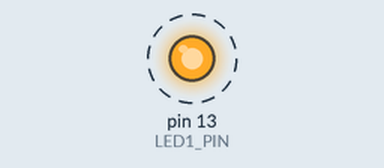
This sketch was run on a simulated Arduino Uno, built with avr-gcc and run on an emulated ATmega328P. Parts: output pins drawn as LEDs (lit = HIGH). Dashed ring = blinking. What the sketch prints to the serial monitor is not drawn.

Above: at 0.5 s.
Timing chart, 0 to 4.1 s (numbered marks = the images above):
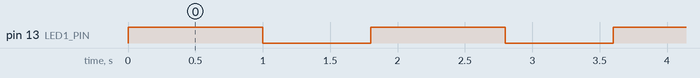

The sketch:

Clignote_LED_V1_Arduino.ino
```cpp
// On configure la PIN sur laquelle sera branchée la LED
#define LED1_PIN 13

void setup() {
  // On configure la vitesse de la communication série avec le MC
  //  9600 bauds ~= 9600 bits/sec
  Serial.begin(9600);

  // On definit la pin en sortie
  pinMode(LED1_PIN, OUTPUT);
  // On force l'extinction de la led en mettant l'etat de fonctionnement à BAS
  digitalWrite(LED1_PIN, LOW);

  // Affichage du msg dans le moniteur serie
  Serial.println("Lancement de l'application");

}

void loop() {
  // LED allumee
  digitalWrite(LED1_PIN, HIGH);
  // Affichage msg dans le moniteur serie
  Serial.println("Led allumee");
  // Attente d'une seconde
  delay(1000);
  // LED eteinte
  digitalWrite(LED1_PIN, LOW);
  // Affichage du msg
  Serial.println("Led eteinte");
  // Attente de 800 ms
  delay(800);

}
```

Measured:
- by itself, pin 13 (LED1_PIN): alternates HIGH for 1.0 s and LOW for 0.80 s
